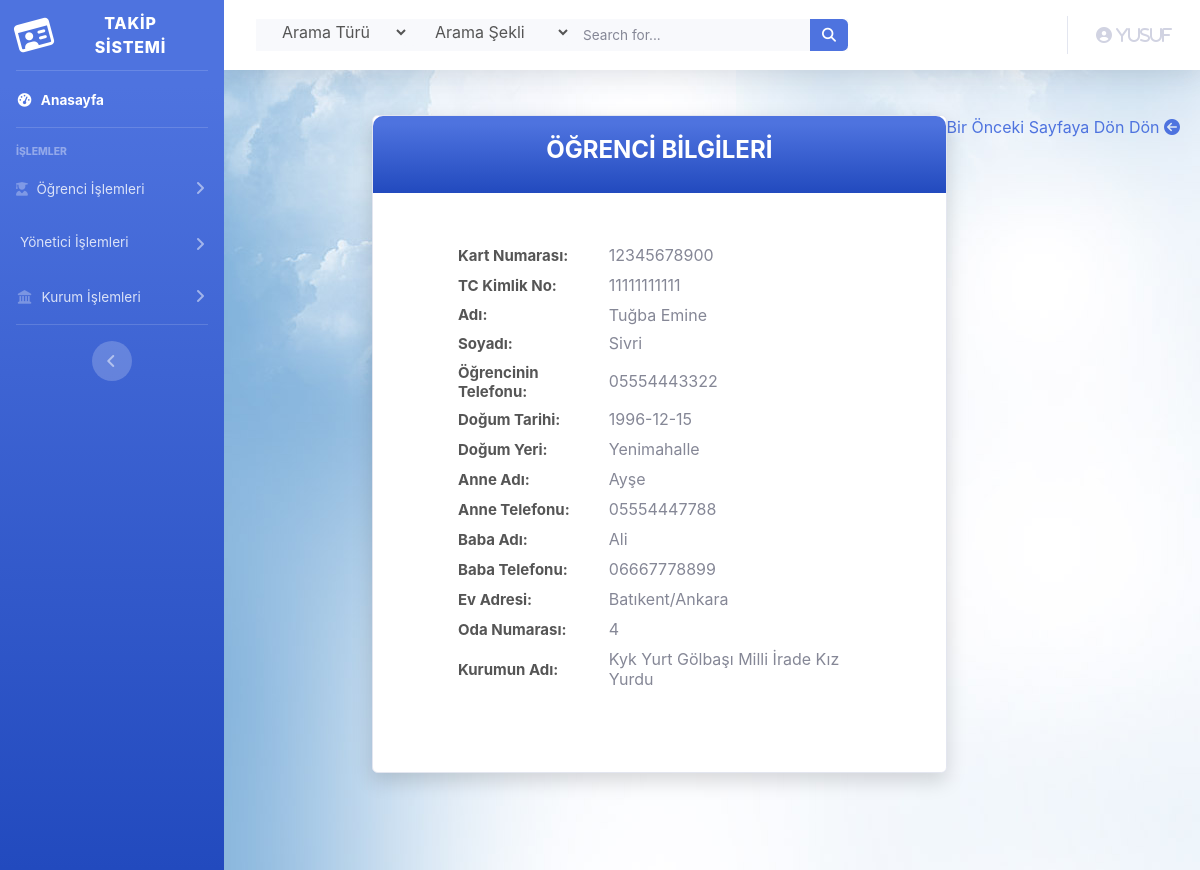
The page /ogrenciDetailAdmin.php?kartId=12345678900 (signed in) on the database its author committed.
### tables this page shows
CREATE TABLE `students1` (
  `kartId` char(11) NOT NULL,
  `TCKimlikNo` char(11) NOT NULL,
  `Ad` varchar(50) NOT NULL,
  `Soyad` varchar(50) NOT NULL,
  `ogrTel` char(11) NOT NULL,
  `dogumTarihi` date NOT NULL,
  `dogumYeri` varchar(50) NOT NULL,
  `anneAd` varchar(50) NOT NULL,
  `anneTel` char(11) NOT NULL,
  `babaAd` varchar(50) NOT NULL,
  `babaTel` char(11) NOT NULL,
  `evAdresi` text NOT NULL,
  `odaNo` int(11) NOT NULL,
  `kurumId` int(11) NOT NULL
);

CREATE TABLE `institutions` (
  `kurumId` int(11) NOT NULL,
  `kurumAdı` varchar(100) NOT NULL,
  `kurumAdresi` text NOT NULL,
  `kurumİli` varchar(50) NOT NULL
);

### ogrenciDetailAdmin.php (the view)
<?php
include("layoutAdmin.php");
?>
<div class="page-wrapper  p-t-45 p-b-50">
<div style="padding-right: 20px;float:right"><a href="ogrenciDetailAdminTüm.php">Bir Önceki Sayfaya Dön Dön <i class="fas fa-arrow-circle-left"></i></a></div>
    <div class="wrapper wrapper--w680">
        <div class="card card-5">
            <div class="card-heading bg-gradient-primary">
                <h2 class="title">ÖĞRENCİ BİLGİLERİ</h2>
            </div>
            <div class="card-body">
                <form>
                    <table>
                        <?php
                        $id = $_GET['kartId'];
                        $sorgu = mysqli_query($con, "select * from students1 where kartId= '$id'");
                        $str = mysqli_fetch_assoc($sorgu);
                        $kartid = $str['kartId'];
                        $tc = $str['TCKimlikNo'];
                        $ad = $str['Ad'];
                        $soyad = $str['Soyad'];
                        $ogrtel = $str['ogrTel'];
                        $dogumtarih = $str['dogumTarihi'];
                        $dogumyer = $str['dogumYeri'];
                        $annead = $str['anneAd'];
                        $annetel = $str['anneTel'];
                        $babaad = $str['babaAd'];
                        $babatel = $str['babaTel'];
                        $adres = $str['evAdresi'];
                        $odano = $str['odaNo'];
                        $kurum = $str['kurumId'];
                        $kurumadı=mysqli_query($con,"select * from institutions where kurumId='$kurum'");
                        $kur=mysqli_fetch_assoc($kurumadı);
                        echo "
                    <tr>
                        <td>
                            <label class=label >Kart Numarası:   </label>
                        </td>
                        <td>
                            <label class=label--block style=margin-left:10px;margin-bottom:10px>$kartid</label>
                        </td>
                    </tr>
                    <tr>
                        <td>
                        <label class=label >TC Kimlik No:</label>
                        </td>
                        <td>
                        <label class=label--block style=margin-left:10px;margin-bottom:10px>$tc</label>
                        </td>
                    </tr>
                    <tr>
                        <td>
                        <label class=label >Adı:</label>
                        </td>
                        <td>
                        <label class=label--block style=margin-left:10px>$ad</label>
                            </td>
                    </tr>
                    <tr>
                    <td>
                        <label class=label >Soyadı:   </label>
                    </td>
                    <td>
                        <label class=label--block style=margin-left:10px;margin-bottom:10px>$soyad</label>
                    </td>
                </tr>
                <tr>
                <td>
                    <label class=label >Öğrencinin Telefonu:   </label>
                </td>
                <td>
                    <label class=label--block style=margin-left:10px;margin-bottom:10px>$ogrtel</label>
                </td>
            </tr>
            <tr>
            <td>
                <label class=label >Doğum Tarihi:   </label>
            </td>
            <td>
                <label class=label--block style=margin-left:10px;margin-bottom:10px>$dogumtarih</label>
            </td>
        </tr>
        <tr>
        <td>
            <label class=label >Doğum Yeri:   </label>
        </td>
        <td>
            <label class=label--block style=margin-left:10px;margin-bottom:10px>$dogumyer</label>
        </td>
    </tr>
    <tr>
    <td>
        <label class=label >Anne Adı:   </label>
    </td>
    <td>
        <label class=label--block style=margin-left:10px;margin-bottom:10px>$annead</label>
    </td>
</tr>
<tr>
<td>
    <label class=label >Anne Telefonu:   </label>
</td>
<td>
    <label class=label--block style=margin-left:10px;margin-bottom:10px>$annetel</label>
</td>
</tr>
<tr>
<td>
    <label class=label >Baba Adı:   </label>
</td>
<td>
    <label class=label--block style=margin-left:10px;margin-bottom:10px>$babaad</label>
</td>
</tr>
<tr>
<td>
    <label class=label >Baba Telefonu:   </label>
</td>
<td>
    <label class=label--block style=margin-left:10px;margin-bottom:10px>$babatel</label>
</td>
</tr>
<tr>
<td>
    <label class=label >Ev Adresi:   </label>
</td>
<td>
    <label class=label--block style=margin-left:10px;margin-bottom:10px>$adres</label>
</td>
</tr>
<tr>
<td>
    <label class=label >Oda Numarası:   </label>
</td>
<td>
    <label class=label--block style=margin-left:10px;margin-bottom:10px>$odano</label>
</td>
</tr>
<tr>
<td>
    <label class=label >Kurumun Adı:   </label>
</td>
<td>
    <label class=label--block style=margin-left:10px;margin-bottom:10px>".$kur['kurumAdı']."</label>
</td>
</tr>";
                        ?>
                    </table>
                </form>
            </div>
        </div>
    </div>
</div>
<?php
include("layoutFooterAdmin.php");
?>

### layoutAdmin.php (shortened to what this page needs)
<html lang="en">
<?php
include("db.php");
?>
<head>
  <link href="vendor/fontawesome-free/css/all.min.css" rel="stylesheet" type="text/css">
  <link href="css/sb-admin-2.min.css" rel="stylesheet">
  <link rel="stylesheet" type="text/css" href="fonts/Linearicons-Free-v1.0.0/icon-font.min.css">
  <link href="css/ekle.css" rel="stylesheet" media="all">
     <link href="vendor/ekle/mdi-font/css/material-design-iconic-font.min.css" rel="stylesheet" media="all">
    <link href="vendor/ekle/font-awesome-4.7/css/font-awesome.min.css" rel="stylesheet" media="all">
    <link href="vendor/ekle/select2/select2.min.css" rel="stylesheet" media="all">
    <link href="vendor/ekle/datepicker/daterangepicker.css" rel="stylesheet" media="all">
</head>
<body id="page-top">
  <div id="wrapper">
    <ul class="navbar-nav bg-gradient-primary sidebar sidebar-dark accordion" id="accordionSidebar">
      <a class="sidebar-brand d-flex align-items-center justify-content-center" href="anasayfaAdmin.php">
        <div class="sidebar-brand-icon rotate-n-15">
          <i class="far fa-id-card"></i>
        </div>
        <div class="sidebar-brand-text mx-3">TAKİP SİSTEMİ
        </div>
      </a>
      <hr class="sidebar-divider my-0">
      <li class="nav-item active">
        <a class="nav-link" href="anasayfaAdmin.php">
          <i class="fas fa-fw fa-tachometer-alt"></i>
          <span>Anasayfa</span></a>
      </li>
      <hr class="sidebar-divider">
      <div class="sidebar-heading">
        İşlemler
      </div>
      <li class="nav-item">
        <a class="nav-link collapsed" href="#" data-toggle="collapse" data-target="#collapseTwo" aria-expanded="true" aria-controls="collapseTwo">
          <i class="fas fa-user-graduate"></i>
          <span>Öğrenci İşlemleri</span>
        </a>
      </li>
      <li class="nav-item">
        <a class="nav-link collapsed" href="#" data-toggle="collapse" data-target="#collapseUtilities" aria-expanded="true" aria-controls="collapseUtilities">
          <span>Yönetici İşlemleri</span>
        </a>
      </li>
      <li class="nav-item">
        <a class="nav-link collapsed" href="#" data-toggle="collapse" data-target="#collapsePages" aria-expanded="true" aria-controls="collapsePages">
          <i class="fas fa-fw fa-landmark"></i>
          <span>Kurum İşlemleri</span>
        </a>
      </li>
      <hr class="sidebar-divider d-none d-md-block">
      <div class="text-center d-none d-md-inline">
        <button class="rounded-circle border-0" id="sidebarToggle"></button>
      </div>
    </ul>
    <div id="content-wrapper" class="d-flex flex-column">
      <div id="content">
        <nav class="navbar navbar-expand navbar-light bg-white topbar  static-top shadow">
          <form class="d-none d-sm-inline-block form-inline mr-auto ml-md-3 my-2 my-md-0 mw-100 navbar-search" method="POST" action="anasayfaAdmin.php">
            <div class="input-group bg-light border-0 small" >
            <select name="tablo" class="bg-light border-0 medium input--style-5">
                <option value="0">Arama Türü</option>
              </select>
              <select name="islem" class="bg-light border-0 medium input--style-5">
                <option value="0">Arama Şekli</option>
              </select>
                <input type="text" class="form-control bg-light border-0 medium " placeholder="Search for..." aria-label="Search" aria-describedby="basic-addon2" name="search">
                <div class="input-group-append">
                  <button class="btn btn-primary" type="submit" name="gönder">
                    <i class="fas fa-search fa-sm"></i>
                  </button>
                </div>
            </div>
          </form>
          <ul class="navbar-nav ml-auto">
            <li class="nav-item dropdown no-arrow">
              <a class="nav-link dropdown-toggle" href="#" id="userDropdown" role="button" data-toggle="dropdown" aria-haspopup="true" aria-expanded="false">
                <i class="fas fa-user-circle fa-user-cog">
                  <?php
                  $index2id = $_SESSION['adminId'];
                  $sorgu = mysqli_query($con, "Select * from admins where id='$index2id'");
                  $str = mysqli_fetch_array($sorgu);
                  if ($str != null)
                      echo $str['Ad'];
                  ?>
                </i>
              </a>
            </li>
          </ul>
        </nav>

### css/ekle.css (style rules this page uses)
html { -webkit-box-sizing: border-box; -moz-box-sizing: border-box; box-sizing: border-box; }
* { padding: 0; margin: 0; }
*, *:before, *:after { -webkit-box-sizing: inherit; -moz-box-sizing: inherit; box-sizing: inherit; }
body, h1, h2, h3, h4, h5, h6, blockquote, p, pre, dl, dd, ol, ul, figure, hr, fieldset, legend { margin: 0; padding: 0; }
button { outline: none; background: none; border: none; }
.page-wrapper { min-height: 100vh; background-image: url('../images/adminArkaPlan.jpg'); }
body { font-family: "Open Sans", "Arial", "Helvetica Neue", sans-serif; font-weight: 400; font-size: 14px; }
h1, h2, h3, h4, h5, h6 { font-weight: 400; }
h2 { font-size: 30px; }
.p-t-45 { padding-top: 45px; }
.p-b-50 { padding-bottom: 50px; }
.wrapper { margin: 0 auto; }
.wrapper--w680 { max-width: 680px; }
.btn { display: inline-block; line-height: 50px; -webkit-transition: all 0.4s ease; -o-transition: all 0.4s ease; -moz-transition: all 0.4s ease; transition: all 0.4s ease; cursor: pointer; font-size: 15px; text-transform: uppercase; font-weight: 700; color: #fff; font-family: inherit; }
input { outline: none; margin: 0; border: none; -webkit-box-shadow: none; -moz-box-shadow: none; box-shadow: none; width: 100%; font-size: 14px; font-family: inherit; }
.input--style-5 { background: #e5e5e5; line-height: 50px; -webkit-border-radius: 5px; -moz-border-radius: 5px; border-radius: 5px; padding: 0 22px; font-size: 16px; color: #555; margin-bottom: 5px; }
.input-group { position: relative; margin: 0; }
.label { color: #555; font-size: 15px; font-weight: 700; }
.label--block { width: 100%; }
.title { font-size: 24px; font-weight: 700; text-align: center; color: #fff; }
.card { -webkit-border-radius: 3px; -moz-border-radius: 3px; border-radius: 3px; background: #fff; }
.card-5 { background: #fff; -webkit-border-radius: 10px; -moz-border-radius: 10px; border-radius: 10px; -webkit-box-shadow: 0px 8px 20px 0px rgba(0, 0, 0, 0.15); -moz-box-shadow: 0px 8px 20px 0px rgba(0, 0, 0, 0.15); box-shadow: 0px 8px 20px 0px rgba(0, 0, 0, 0.15); }
.card-5 .card-heading { padding: 20px 0; -webkit-border-top-left-radius: 10px; -moz-border-radius-topleft: 10px; border-top-left-radius: 10px; -webkit-border-top-right-radius: 10px; -moz-border-radius-topright: 10px; border-top-right-radius: 10px; }
.card-5 .card-body { padding: 52px 85px; padding-bottom: 73px; }

### rows shown on the page
students1: kartId "12345678900", TCKimlikNo "11111111111", Ad "Tuğba Emine", Soyad "Sivri", ogrTel "05554443322", dogumTarihi "1996-12-15", dogumYeri "Yenimahalle", anneAd "Ayşe", anneTel "05554447788", babaAd "Ali", babaTel "06667778899", evAdresi "Batıkent/Ankara", odaNo "4"
institutions: kurumAdı "Kyk Yurt Gölbaşı Milli İrade Kız Yurdu"

### other values the page prints
$str['Ad'] "Yusuf"
